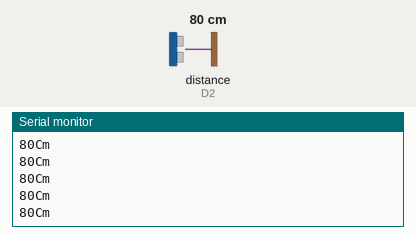
Simulated run of this sketch. Board: ESP8266 (NodeMCU). Shown: the last lines printed to the serial monitor. Wiring (inferred from the names in the program): ultrasonic range finder: trigger D1; echo D2. The inputs (shaded band) are chosen by the test bench; at power-on: distance to the obstacle (sensor on D2) 80 cm. The echo pulse lasts 58.3 µs per cm; WiFi joins after 1.5 s; servers stay silent unless stated.

Above: at 3.0 s.
3.1 s: distance to the obstacle (sensor on D2) set to 2 cm
At 3.6 s:
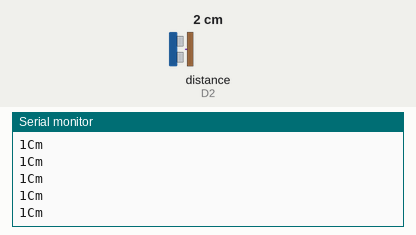
4.6 s: distance to the obstacle (sensor on D2) set to 4 cm
At 5.3 s:
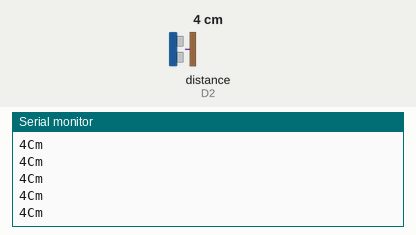
Timing chart, 0 to 6.2 s (numbered marks = the images above; inputs shaded):
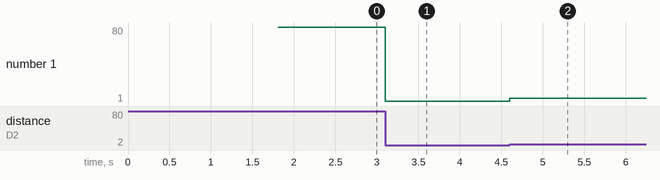

Measured:
- after the input at 3.1 s, the serial monitor: prints a new line at once (image 1)
- after the input at 4.6 s, the serial monitor: prints a new line at once (image 2)
- plotted number 1: 80 → 1 after the input at 3.1 s, 1 → 4 after the input at 4.6 s

The sketch:

Smart_Bin.ino
```cpp
#define BLYNK_PRINT Serial


#include <ESP8266WiFi.h>
#include <BlynkSimpleEsp8266.h>
BlynkTimer timer;


// set LCD address, number of columns and rows
// if you don't know your display address, run an I2C scanner sketch

// utlrasonic pinout
#define ULTRASONIC_TRIG_PIN     D1   // pin TRIG
#define ULTRASONIC_ECHO_PIN     D2 // pin ECHO

char auth[] = "ad332939060c468fa507945a413fd2b7";

// Your WiFi credentials.
// Set password to "" for open networks.
char ssid[] = "roh";
char pass[] = "guru1997";
int ultra;

WidgetLCD lcd(V1);

void setup(){
  // initialize LCD

  // ultraonic setup
  pinMode(ULTRASONIC_TRIG_PIN, OUTPUT);
  pinMode(ULTRASONIC_ECHO_PIN, INPUT);
  Blynk.begin(auth, ssid, pass);
  lcd.clear(); //Use it to clear the LCD Widget
  lcd.print(0, 0, "Distance in cm");
}

void loop(){
  lcd.clear();
  lcd.print(0, 0, "Distance in cm");
  long duration, distance;
  digitalWrite(ULTRASONIC_TRIG_PIN, LOW);
  delayMicroseconds(2);

  digitalWrite(ULTRASONIC_TRIG_PIN, HIGH);
  delayMicroseconds(10);

  digitalWrite(ULTRASONIC_TRIG_PIN, LOW);
  duration = pulseIn(ULTRASONIC_ECHO_PIN, HIGH);
  distance = (duration/2) / 29.1;
  // set cursor to first column, first row
 ultra = distance;
  if( ultra == 3 ){
    Blynk.notify("road 2 Garbage full");
    delay(1000);
  }

  // print message
  Serial.print(distance);

  // clears the display to print new message
Serial.println("Cm");
  // set cursor to first column, second row
  lcd.print(7, 1, distance);
  Blynk.run();
}
```
